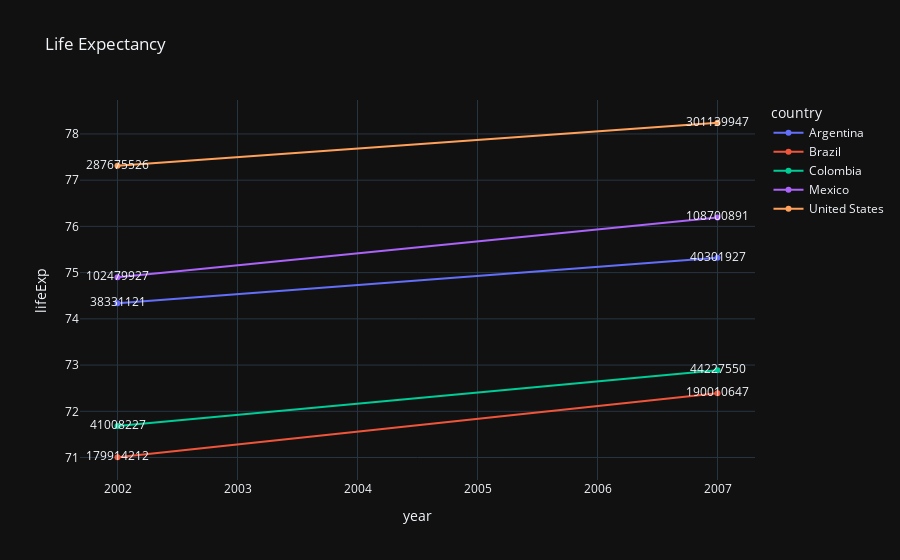

Here is the notebook cell this chart was saved with:
### Code cell
# FILEPATH = 'https://raw.githubusercontent.com/profivan-ai/cdb-Python/refs/heads/main/arquivos/compras.csv'
FILEPATH = 'https://raw.githubusercontent.com/plotly/datasets/master/gapminder2007.csv'
ENCODING = 'utf-8'
SEPARATOR = ','

# X_LABEL = 'country'
X_LABEL = 'year'
Y_LABEL = 'lifeExp'
TITLE = 'Life Expectancy'
COLOR = 'country'
TEXT = 'pop'
HOVER_NAME = 'pop'

# pd.set_option('display.max_rows', 5)

try:
    # df = pd.read_csv(filepath_or_buffer=FILEPATH, sep=SEPARATOR, encoding=ENCODING)
    df = px.data.gapminder().query('continent == "Americas" and year >= 2000 and pop > 38000000')

    fig = px.line(data_frame=df, x=X_LABEL, y=Y_LABEL, title=TITLE, color=COLOR, text=TEXT, hover_name=HOVER_NAME)
    fig.show()

except FileNotFoundError:
    display('File not found')
    exit()

### Figure 1 — Plotly figure (JSON) as saved in the notebook; plotly's stock layout.template omitted (floating-point values rounded to 4 significant figures)
{"data": [{"hovertemplate": "<b>%{hovertext}</b><br><br>country=Argentina<br>year=%{x}<br>lifeExp=%{y}<br>pop=%{text}<extra></extra>", "hovertext": [38330000.0, 40300000.0], "legendgroup": "Argentina", "line": {"color": "#636efa", "dash": "solid"}, "marker": {"symbol": "circle"}, "mode": "lines+markers+text", "name": "Argentina", "orientation": "v", "showlegend": true, "text": [38330000.0, 40300000.0], "x": [2002, 2007], "xaxis": "x", "y": [74.34, 75.32], "yaxis": "y", "type": "scatter"}, {"hovertemplate": "<b>%{hovertext}</b><br><br>country=Brazil<br>year=%{x}<br>lifeExp=%{y}<br>pop=%{text}<extra></extra>", "hovertext": [179900000.0, 190000000.0], "legendgroup": "Brazil", "line": {"color": "#EF553B", "dash": "solid"}, "marker": {"symbol": "circle"}, "mode": "lines+markers+text", "name": "Brazil", "orientation": "v", "showlegend": true, "text": [179900000.0, 190000000.0], "x": [2002, 2007], "xaxis": "x", "y": [71.01, 72.39], "yaxis": "y", "type": "scatter"}, {"hovertemplate": "<b>%{hovertext}</b><br><br>country=Colombia<br>year=%{x}<br>lifeExp=%{y}<br>pop=%{text}<extra></extra>", "hovertext": [41010000.0, 44230000.0], "legendgroup": "Colombia", "line": {"color": "#00cc96", "dash": "solid"}, "marker": {"symbol": "circle"}, "mode": "lines+markers+text", "name": "Colombia", "orientation": "v", "showlegend": true, "text": [41010000.0, 44230000.0], "x": [2002, 2007], "xaxis": "x", "y": [71.68, 72.89], "yaxis": "y", "type": "scatter"}, {"hovertemplate": "<b>%{hovertext}</b><br><br>country=Mexico<br>year=%{x}<br>lifeExp=%{y}<br>pop=%{text}<extra></extra>", "hovertext": [102500000.0, 108700000.0], "legendgroup": "Mexico", "line": {"color": "#ab63fa", "dash": "solid"}, "marker": {"symbol": "circle"}, "mode": "lines+markers+text", "name": "Mexico", "orientation": "v", "showlegend": true, "text": [102500000.0, 108700000.0], "x": [2002, 2007], "xaxis": "x", "y": [74.9, 76.19], "yaxis": "y", "type": "scatter"}, {"hovertemplate": "<b>%{hovertext}</b><br><br>country=United States<br>year=%{x}<br>lifeExp=%{y}<br>pop=%{text}<extra></extra>", "hovertext": [287700000.0, 301100000.0], "legendgroup": "United States", "line": {"color": "#FFA15A", "dash": "solid"}, "marker": {"symbol": "circle"}, "mode": "lines+markers+text", "name": "United States", "orientation": "v", "showlegend": true, "text": [287700000.0, 301100000.0], "x": [2002, 2007], "xaxis": "x", "y": [77.31, 78.24], "yaxis": "y", "type": "scatter"}], "layout": {"xaxis": {"anchor": "y", "domain": [0.0, 1.0], "title": {"text": "year"}}, "yaxis": {"anchor": "x", "domain": [0.0, 1.0], "title": {"text": "lifeExp"}}, "legend": {"title": {"text": "country"}, "tracegroupgap": 0}, "title": {"text": "Life Expectancy"}}}
